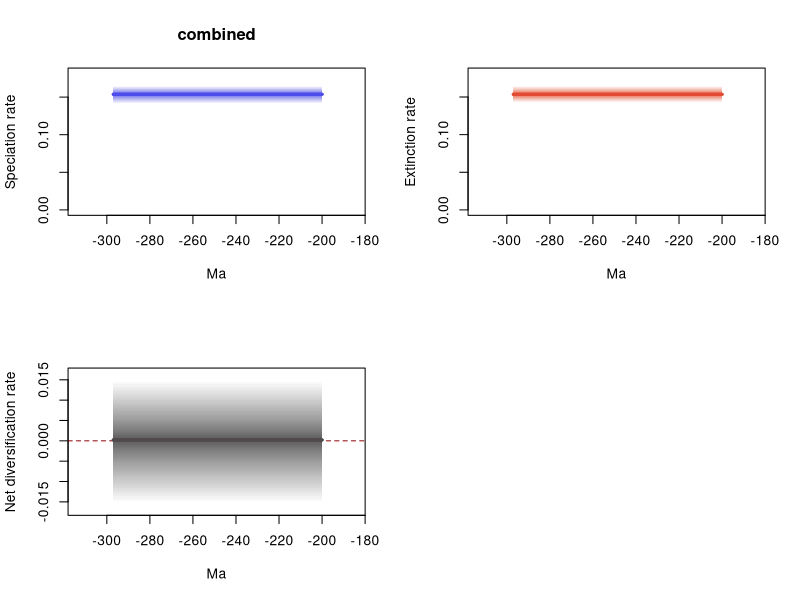

Reproduce this figure in R.
# 1 files combined:
# 	C:\Users\SimoesLabAdmin\Documents\BDNN_Arielli\reptilia\mcmc_predictors\B_covar_mcmc/combined_10_marginal_rates.log

# 95% HPDs calculated using code from Biopy (https://www.cs.auckland.ac.nz/~yhel002/biopy/)

pdf(file='C:/Users/SimoesLabAdmin/Documents/BDNN_Arielli/reptilia/mcmc_predictors/B_covar_mcmc/combined_10_marginal_rates_RTT.pdf',width=10.8, height=8.4)
par(mfrow=c(2,2))
library(scales)
plot_RTT <- function (age,hpd_M,hpd_m,mean_m,color){
    N=100
    beta=(1:(N-1))/N
    alpha_shape=0.25
    cat=1-(beta^(1./alpha_shape))
    for (i in 1:(N-1)){
        trans= 1/N + 2/N
        polygon(c(age, rev(age)), c(hpd_M-((hpd_M-mean_m)*cat[i]), rev(hpd_m+((mean_m-hpd_m)*cat[i]))), col = alpha(color,trans), border = NA)
    }
    lines(rev(age), rev(mean_m), col = color, lwd=3)
}
    
L_hpd_m95=c(NA, NA,NA,NA,NA,NA,NA,NA,NA,NA,NA,NA,NA,NA,NA,NA,NA,NA,NA,NA,NA,NA,NA,NA,NA,NA,NA,NA,NA,NA,NA,NA,NA,NA,NA,NA,NA,NA,NA,NA,NA,NA,NA,NA,NA,NA,NA,NA,NA,NA,NA,NA,NA,NA,NA,NA,NA,NA,NA,NA,NA,NA,NA,NA,NA,NA,NA,NA,NA,NA,NA,NA,NA,NA,NA,NA,NA,NA,NA,NA,NA,NA,NA,NA,NA,NA,NA,NA,NA,NA,NA,NA,NA,NA,NA,NA,NA,NA,NA,NA,NA,NA,NA,NA,NA,NA,NA,NA,NA,NA,NA,NA,NA,NA,NA,NA,NA,NA,NA,NA,NA,NA,NA,NA,NA,NA,NA,NA,NA,NA,NA,NA,NA,NA,NA,NA,NA,NA,NA,NA,NA,NA,NA,NA,NA,NA,NA,NA,NA,NA,NA,NA,NA,NA,NA,NA,NA,NA,NA,NA,NA,NA,NA,NA,NA,NA,NA,NA,NA,NA,NA,NA,NA,NA,NA,NA,NA,NA,NA,NA,NA,NA,NA,NA,NA,NA,NA,NA,NA,NA,NA,NA,NA,NA,NA,NA,NA,NA,NA,NA,0.141296,0.141296,0.141296,0.141296,0.141296,0.141296,0.141296,0.141296,0.141296,0.141296,0.141296,0.141296,0.141296,0.141296,0.141296,0.141296,0.141296,0.141296,0.141296,0.141296,0.141296,0.141296,0.141296,0.141296,0.141296,0.141296,0.141296,0.141296,0.141296,0.141296,0.141296,0.141296,0.141296,0.141296,0.141296,0.141296,0.141296,0.141296,0.141296,0.141296,0.141296,0.141296,0.141296,0.141296,0.141296,0.141296,0.141296,0.141296,0.141296,0.141296,0.141296,0.141296,0.141296,0.141296,0.141296,0.141296,0.141296,0.141296,0.141296,0.141296,0.141296,0.141296,0.141296,0.141296,0.141296,0.141296,0.141296,0.141296,0.141296,0.141296,0.141296,0.141296,0.141296,0.141296,0.141296,0.141296,0.141296,0.141296,0.141296,0.141296,0.141296,0.141296,0.141296,0.141296,0.141296,0.141296,0.141296,0.141296,0.141296,0.141296,0.141296,0.141296,0.141296,0.141296,0.141296,0.141296,0.141296,0.141296)
L_hpd_M95=c(NA, NA,NA,NA,NA,NA,NA,NA,NA,NA,NA,NA,NA,NA,NA,NA,NA,NA,NA,NA,NA,NA,NA,NA,NA,NA,NA,NA,NA,NA,NA,NA,NA,NA,NA,NA,NA,NA,NA,NA,NA,NA,NA,NA,NA,NA,NA,NA,NA,NA,NA,NA,NA,NA,NA,NA,NA,NA,NA,NA,NA,NA,NA,NA,NA,NA,NA,NA,NA,NA,NA,NA,NA,NA,NA,NA,NA,NA,NA,NA,NA,NA,NA,NA,NA,NA,NA,NA,NA,NA,NA,NA,NA,NA,NA,NA,NA,NA,NA,NA,NA,NA,NA,NA,NA,NA,NA,NA,NA,NA,NA,NA,NA,NA,NA,NA,NA,NA,NA,NA,NA,NA,NA,NA,NA,NA,NA,NA,NA,NA,NA,NA,NA,NA,NA,NA,NA,NA,NA,NA,NA,NA,NA,NA,NA,NA,NA,NA,NA,NA,NA,NA,NA,NA,NA,NA,NA,NA,NA,NA,NA,NA,NA,NA,NA,NA,NA,NA,NA,NA,NA,NA,NA,NA,NA,NA,NA,NA,NA,NA,NA,NA,NA,NA,NA,NA,NA,NA,NA,NA,NA,NA,NA,NA,NA,NA,NA,NA,NA,NA,0.164889,0.164889,0.164889,0.164889,0.164889,0.164889,0.164889,0.164889,0.164889,0.164889,0.164889,0.164889,0.164889,0.164889,0.164889,0.164889,0.164889,0.164889,0.164889,0.164889,0.164889,0.164889,0.164889,0.164889,0.164889,0.164889,0.164889,0.164889,0.164889,0.164889,0.164889,0.164889,0.164889,0.164889,0.164889,0.164889,0.164889,0.164889,0.164889,0.164889,0.164889,0.164889,0.164889,0.164889,0.164889,0.164889,0.164889,0.164889,0.164889,0.164889,0.164889,0.164889,0.164889,0.164889,0.164889,0.164889,0.164889,0.164889,0.164889,0.164889,0.164889,0.164889,0.164889,0.164889,0.164889,0.164889,0.164889,0.164889,0.164889,0.164889,0.164889,0.164889,0.164889,0.164889,0.164889,0.164889,0.164889,0.164889,0.164889,0.164889,0.164889,0.164889,0.164889,0.164889,0.164889,0.164889,0.164889,0.164889,0.164889,0.164889,0.164889,0.164889,0.164889,0.164889,0.164889,0.164889,0.164889,0.164889)
M_hpd_m95=c(NA, NA,NA,NA,NA,NA,NA,NA,NA,NA,NA,NA,NA,NA,NA,NA,NA,NA,NA,NA,NA,NA,NA,NA,NA,NA,NA,NA,NA,NA,NA,NA,NA,NA,NA,NA,NA,NA,NA,NA,NA,NA,NA,NA,NA,NA,NA,NA,NA,NA,NA,NA,NA,NA,NA,NA,NA,NA,NA,NA,NA,NA,NA,NA,NA,NA,NA,NA,NA,NA,NA,NA,NA,NA,NA,NA,NA,NA,NA,NA,NA,NA,NA,NA,NA,NA,NA,NA,NA,NA,NA,NA,NA,NA,NA,NA,NA,NA,NA,NA,NA,NA,NA,NA,NA,NA,NA,NA,NA,NA,NA,NA,NA,NA,NA,NA,NA,NA,NA,NA,NA,NA,NA,NA,NA,NA,NA,NA,NA,NA,NA,NA,NA,NA,NA,NA,NA,NA,NA,NA,NA,NA,NA,NA,NA,NA,NA,NA,NA,NA,NA,NA,NA,NA,NA,NA,NA,NA,NA,NA,NA,NA,NA,NA,NA,NA,NA,NA,NA,NA,NA,NA,NA,NA,NA,NA,NA,NA,NA,NA,NA,NA,NA,NA,NA,NA,NA,NA,NA,NA,NA,NA,NA,NA,NA,NA,NA,NA,NA,NA,0.1426,0.1426,0.1426,0.1426,0.1426,0.1426,0.1426,0.1426,0.1426,0.1426,0.1426,0.1426,0.1426,0.1426,0.1426,0.1426,0.1426,0.1426,0.1426,0.1426,0.1426,0.1426,0.1426,0.1426,0.1426,0.1426,0.1426,0.1426,0.1426,0.1426,0.1426,0.1426,0.1426,0.1426,0.1426,0.1426,0.1426,0.1426,0.1426,0.1426,0.1426,0.1426,0.1426,0.1426,0.1426,0.1426,0.1426,0.1426,0.1426,0.1426,0.1426,0.1426,0.1426,0.1426,0.1426,0.1426,0.1426,0.1426,0.1426,0.1426,0.1426,0.1426,0.1426,0.1426,0.1426,0.1426,0.1426,0.1426,0.1426,0.1426,0.1426,0.1426,0.1426,0.1426,0.1426,0.1426,0.1426,0.1426,0.1426,0.1426,0.1426,0.1426,0.1426,0.1426,0.1426,0.1426,0.1426,0.1426,0.1426,0.1426,0.1426,0.1426,0.1426,0.1426,0.1426,0.1426,0.1426,0.1426)
M_hpd_M95=c(NA, NA,NA,NA,NA,NA,NA,NA,NA,NA,NA,NA,NA,NA,NA,NA,NA,NA,NA,NA,NA,NA,NA,NA,NA,NA,NA,NA,NA,NA,NA,NA,NA,NA,NA,NA,NA,NA,NA,NA,NA,NA,NA,NA,NA,NA,NA,NA,NA,NA,NA,NA,NA,NA,NA,NA,NA,NA,NA,NA,NA,NA,NA,NA,NA,NA,NA,NA,NA,NA,NA,NA,NA,NA,NA,NA,NA,NA,NA,NA,NA,NA,NA,NA,NA,NA,NA,NA,NA,NA,NA,NA,NA,NA,NA,NA,NA,NA,NA,NA,NA,NA,NA,NA,NA,NA,NA,NA,NA,NA,NA,NA,NA,NA,NA,NA,NA,NA,NA,NA,NA,NA,NA,NA,NA,NA,NA,NA,NA,NA,NA,NA,NA,NA,NA,NA,NA,NA,NA,NA,NA,NA,NA,NA,NA,NA,NA,NA,NA,NA,NA,NA,NA,NA,NA,NA,NA,NA,NA,NA,NA,NA,NA,NA,NA,NA,NA,NA,NA,NA,NA,NA,NA,NA,NA,NA,NA,NA,NA,NA,NA,NA,NA,NA,NA,NA,NA,NA,NA,NA,NA,NA,NA,NA,NA,NA,NA,NA,NA,NA,0.16472,0.16472,0.16472,0.16472,0.16472,0.16472,0.16472,0.16472,0.16472,0.16472,0.16472,0.16472,0.16472,0.16472,0.16472,0.16472,0.16472,0.16472,0.16472,0.16472,0.16472,0.16472,0.16472,0.16472,0.16472,0.16472,0.16472,0.16472,0.16472,0.16472,0.16472,0.16472,0.16472,0.16472,0.16472,0.16472,0.16472,0.16472,0.16472,0.16472,0.16472,0.16472,0.16472,0.16472,0.16472,0.16472,0.16472,0.16472,0.16472,0.16472,0.16472,0.16472,0.16472,0.16472,0.16472,0.16472,0.16472,0.16472,0.16472,0.16472,0.16472,0.16472,0.16472,0.16472,0.16472,0.16472,0.16472,0.16472,0.16472,0.16472,0.16472,0.16472,0.16472,0.16472,0.16472,0.16472,0.16472,0.16472,0.16472,0.16472,0.16472,0.16472,0.16472,0.16472,0.16472,0.16472,0.16472,0.16472,0.16472,0.16472,0.16472,0.16472,0.16472,0.16472,0.16472,0.16472,0.16472,0.16472)
R_hpd_m95=c(NA, NA,NA,NA,NA,NA,NA,NA,NA,NA,NA,NA,NA,NA,NA,NA,NA,NA,NA,NA,NA,NA,NA,NA,NA,NA,NA,NA,NA,NA,NA,NA,NA,NA,NA,NA,NA,NA,NA,NA,NA,NA,NA,NA,NA,NA,NA,NA,NA,NA,NA,NA,NA,NA,NA,NA,NA,NA,NA,NA,NA,NA,NA,NA,NA,NA,NA,NA,NA,NA,NA,NA,NA,NA,NA,NA,NA,NA,NA,NA,NA,NA,NA,NA,NA,NA,NA,NA,NA,NA,NA,NA,NA,NA,NA,NA,NA,NA,NA,NA,NA,NA,NA,NA,NA,NA,NA,NA,NA,NA,NA,NA,NA,NA,NA,NA,NA,NA,NA,NA,NA,NA,NA,NA,NA,NA,NA,NA,NA,NA,NA,NA,NA,NA,NA,NA,NA,NA,NA,NA,NA,NA,NA,NA,NA,NA,NA,NA,NA,NA,NA,NA,NA,NA,NA,NA,NA,NA,NA,NA,NA,NA,NA,NA,NA,NA,NA,NA,NA,NA,NA,NA,NA,NA,NA,NA,NA,NA,NA,NA,NA,NA,NA,NA,NA,NA,NA,NA,NA,NA,NA,NA,NA,NA,NA,NA,NA,NA,NA,NA,-0.015432,-0.015432,-0.015432,-0.015432,-0.015432,-0.015432,-0.015432,-0.015432,-0.015432,-0.015432,-0.015432,-0.015432,-0.015432,-0.015432,-0.015432,-0.015432,-0.015432,-0.015432,-0.015432,-0.015432,-0.015432,-0.015432,-0.015432,-0.015432,-0.015432,-0.015432,-0.015432,-0.015432,-0.015432,-0.015432,-0.015432,-0.015432,-0.015432,-0.015432,-0.015432,-0.015432,-0.015432,-0.015432,-0.015432,-0.015432,-0.015432,-0.015432,-0.015432,-0.015432,-0.015432,-0.015432,-0.015432,-0.015432,-0.015432,-0.015432,-0.015432,-0.015432,-0.015432,-0.015432,-0.015432,-0.015432,-0.015432,-0.015432,-0.015432,-0.015432,-0.015432,-0.015432,-0.015432,-0.015432,-0.015432,-0.015432,-0.015432,-0.015432,-0.015432,-0.015432,-0.015432,-0.015432,-0.015432,-0.015432,-0.015432,-0.015432,-0.015432,-0.015432,-0.015432,-0.015432,-0.015432,-0.015432,-0.015432,-0.015432,-0.015432,-0.015432,-0.015432,-0.015432,-0.015432,-0.015432,-0.015432,-0.015432,-0.015432,-0.015432,-0.015432,-0.015432,-0.015432,-0.015432)
R_hpd_M95=c(NA, NA,NA,NA,NA,NA,NA,NA,NA,NA,NA,NA,NA,NA,NA,NA,NA,NA,NA,NA,NA,NA,NA,NA,NA,NA,NA,NA,NA,NA,NA,NA,NA,NA,NA,NA,NA,NA,NA,NA,NA,NA,NA,NA,NA,NA,NA,NA,NA,NA,NA,NA,NA,NA,NA,NA,NA,NA,NA,NA,NA,NA,NA,NA,NA,NA,NA,NA,NA,NA,NA,NA,NA,NA,NA,NA,NA,NA,NA,NA,NA,NA,NA,NA,NA,NA,NA,NA,NA,NA,NA,NA,NA,NA,NA,NA,NA,NA,NA,NA,NA,NA,NA,NA,NA,NA,NA,NA,NA,NA,NA,NA,NA,NA,NA,NA,NA,NA,NA,NA,NA,NA,NA,NA,NA,NA,NA,NA,NA,NA,NA,NA,NA,NA,NA,NA,NA,NA,NA,NA,NA,NA,NA,NA,NA,NA,NA,NA,NA,NA,NA,NA,NA,NA,NA,NA,NA,NA,NA,NA,NA,NA,NA,NA,NA,NA,NA,NA,NA,NA,NA,NA,NA,NA,NA,NA,NA,NA,NA,NA,NA,NA,NA,NA,NA,NA,NA,NA,NA,NA,NA,NA,NA,NA,NA,NA,NA,NA,NA,NA,0.015041,0.015041,0.015041,0.015041,0.015041,0.015041,0.015041,0.015041,0.015041,0.015041,0.015041,0.015041,0.015041,0.015041,0.015041,0.015041,0.015041,0.015041,0.015041,0.015041,0.015041,0.015041,0.015041,0.015041,0.015041,0.015041,0.015041,0.015041,0.015041,0.015041,0.015041,0.015041,0.015041,0.015041,0.015041,0.015041,0.015041,0.015041,0.015041,0.015041,0.015041,0.015041,0.015041,0.015041,0.015041,0.015041,0.015041,0.015041,0.015041,0.015041,0.015041,0.015041,0.015041,0.015041,0.015041,0.015041,0.015041,0.015041,0.015041,0.015041,0.015041,0.015041,0.015041,0.015041,0.015041,0.015041,0.015041,0.015041,0.015041,0.015041,0.015041,0.015041,0.015041,0.015041,0.015041,0.015041,0.015041,0.015041,0.015041,0.015041,0.015041,0.015041,0.015041,0.015041,0.015041,0.015041,0.015041,0.015041,0.015041,0.015041,0.015041,0.015041,0.015041,0.015041,0.015041,0.015041,0.015041,0.015041)
L_mean=c(NA, NA,NA,NA,NA,NA,NA,NA,NA,NA,NA,NA,NA,NA,NA,NA,NA,NA,NA,NA,NA,NA,NA,NA,NA,NA,NA,NA,NA,NA,NA,NA,NA,NA,NA,NA,NA,NA,NA,NA,NA,NA,NA,NA,NA,NA,NA,NA,NA,NA,NA,NA,NA,NA,NA,NA,NA,NA,NA,NA,NA,NA,NA,NA,NA,NA,NA,NA,NA,NA,NA,NA,NA,NA,NA,NA,NA,NA,NA,NA,NA,NA,NA,NA,NA,NA,NA,NA,NA,NA,NA,NA,NA,NA,NA,NA,NA,NA,NA,NA,NA,NA,NA,NA,NA,NA,NA,NA,NA,NA,NA,NA,NA,NA,NA,NA,NA,NA,NA,NA,NA,NA,NA,NA,NA,NA,NA,NA,NA,NA,NA,NA,NA,NA,NA,NA,NA,NA,NA,NA,NA,NA,NA,NA,NA,NA,NA,NA,NA,NA,NA,NA,NA,NA,NA,NA,NA,NA,NA,NA,NA,NA,NA,NA,NA,NA,NA,NA,NA,NA,NA,NA,NA,NA,NA,NA,NA,NA,NA,NA,NA,NA,NA,NA,NA,NA,NA,NA,NA,NA,NA,NA,NA,NA,NA,NA,NA,NA,NA,NA,0.153767673,0.153767673,0.153767673,0.153767673,0.153767673,0.153767673,0.153767673,0.153767673,0.153767673,0.153767673,0.153767673,0.153767673,0.153767673,0.153767673,0.153767673,0.153767673,0.153767673,0.153767673,0.153767673,0.153767673,0.153767673,0.153767673,0.153767673,0.153767673,0.153767673,0.153767673,0.153767673,0.153767673,0.153767673,0.153767673,0.153767673,0.153767673,0.153767673,0.153767673,0.153767673,0.153767673,0.153767673,0.153767673,0.153767673,0.153767673,0.153767673,0.153767673,0.153767673,0.153767673,0.153767673,0.153767673,0.153767673,0.153767673,0.153767673,0.153767673,0.153767673,0.153767673,0.153767673,0.153767673,0.153767673,0.153767673,0.153767673,0.153767673,0.153767673,0.153767673,0.153767673,0.153767673,0.153767673,0.153767673,0.153767673,0.153767673,0.153767673,0.153767673,0.153767673,0.153767673,0.153767673,0.153767673,0.153767673,0.153767673,0.153767673,0.153767673,0.153767673,0.153767673,0.153767673,0.153767673,0.153767673,0.153767673,0.153767673,0.153767673,0.153767673,0.153767673,0.153767673,0.153767673,0.153767673,0.153767673,0.153767673,0.153767673,0.153767673,0.153767673,0.153767673,0.153767673,0.153767673,0.153767673)
M_mean=c(NA, NA,NA,NA,NA,NA,NA,NA,NA,NA,NA,NA,NA,NA,NA,NA,NA,NA,NA,NA,NA,NA,NA,NA,NA,NA,NA,NA,NA,NA,NA,NA,NA,NA,NA,NA,NA,NA,NA,NA,NA,NA,NA,NA,NA,NA,NA,NA,NA,NA,NA,NA,NA,NA,NA,NA,NA,NA,NA,NA,NA,NA,NA,NA,NA,NA,NA,NA,NA,NA,NA,NA,NA,NA,NA,NA,NA,NA,NA,NA,NA,NA,NA,NA,NA,NA,NA,NA,NA,NA,NA,NA,NA,NA,NA,NA,NA,NA,NA,NA,NA,NA,NA,NA,NA,NA,NA,NA,NA,NA,NA,NA,NA,NA,NA,NA,NA,NA,NA,NA,NA,NA,NA,NA,NA,NA,NA,NA,NA,NA,NA,NA,NA,NA,NA,NA,NA,NA,NA,NA,NA,NA,NA,NA,NA,NA,NA,NA,NA,NA,NA,NA,NA,NA,NA,NA,NA,NA,NA,NA,NA,NA,NA,NA,NA,NA,NA,NA,NA,NA,NA,NA,NA,NA,NA,NA,NA,NA,NA,NA,NA,NA,NA,NA,NA,NA,NA,NA,NA,NA,NA,NA,NA,NA,NA,NA,NA,NA,NA,NA,0.153538665,0.153538665,0.153538665,0.153538665,0.153538665,0.153538665,0.153538665,0.153538665,0.153538665,0.153538665,0.153538665,0.153538665,0.153538665,0.153538665,0.153538665,0.153538665,0.153538665,0.153538665,0.153538665,0.153538665,0.153538665,0.153538665,0.153538665,0.153538665,0.153538665,0.153538665,0.153538665,0.153538665,0.153538665,0.153538665,0.153538665,0.153538665,0.153538665,0.153538665,0.153538665,0.153538665,0.153538665,0.153538665,0.153538665,0.153538665,0.153538665,0.153538665,0.153538665,0.153538665,0.153538665,0.153538665,0.153538665,0.153538665,0.153538665,0.153538665,0.153538665,0.153538665,0.153538665,0.153538665,0.153538665,0.153538665,0.153538665,0.153538665,0.153538665,0.153538665,0.153538665,0.153538665,0.153538665,0.153538665,0.153538665,0.153538665,0.153538665,0.153538665,0.153538665,0.153538665,0.153538665,0.153538665,0.153538665,0.153538665,0.153538665,0.153538665,0.153538665,0.153538665,0.153538665,0.153538665,0.153538665,0.153538665,0.153538665,0.153538665,0.153538665,0.153538665,0.153538665,0.153538665,0.153538665,0.153538665,0.153538665,0.153538665,0.153538665,0.153538665,0.153538665,0.153538665,0.153538665,0.153538665)
R_mean=c(NA, NA,NA,NA,NA,NA,NA,NA,NA,NA,NA,NA,NA,NA,NA,NA,NA,NA,NA,NA,NA,NA,NA,NA,NA,NA,NA,NA,NA,NA,NA,NA,NA,NA,NA,NA,NA,NA,NA,NA,NA,NA,NA,NA,NA,NA,NA,NA,NA,NA,NA,NA,NA,NA,NA,NA,NA,NA,NA,NA,NA,NA,NA,NA,NA,NA,NA,NA,NA,NA,NA,NA,NA,NA,NA,NA,NA,NA,NA,NA,NA,NA,NA,NA,NA,NA,NA,NA,NA,NA,NA,NA,NA,NA,NA,NA,NA,NA,NA,NA,NA,NA,NA,NA,NA,NA,NA,NA,NA,NA,NA,NA,NA,NA,NA,NA,NA,NA,NA,NA,NA,NA,NA,NA,NA,NA,NA,NA,NA,NA,NA,NA,NA,NA,NA,NA,NA,NA,NA,NA,NA,NA,NA,NA,NA,NA,NA,NA,NA,NA,NA,NA,NA,NA,NA,NA,NA,NA,NA,NA,NA,NA,NA,NA,NA,NA,NA,NA,NA,NA,NA,NA,NA,NA,NA,NA,NA,NA,NA,NA,NA,NA,NA,NA,NA,NA,NA,NA,NA,NA,NA,NA,NA,NA,NA,NA,NA,NA,NA,NA,0.000229031,0.000229031,0.000229031,0.000229031,0.000229031,0.000229031,0.000229031,0.000229031,0.000229031,0.000229031,0.000229031,0.000229031,0.000229031,0.000229031,0.000229031,0.000229031,0.000229031,0.000229031,0.000229031,0.000229031,0.000229031,0.000229031,0.000229031,0.000229031,0.000229031,0.000229031,0.000229031,0.000229031,0.000229031,0.000229031,0.000229031,0.000229031,0.000229031,0.000229031,0.000229031,0.000229031,0.000229031,0.000229031,0.000229031,0.000229031,0.000229031,0.000229031,0.000229031,0.000229031,0.000229031,0.000229031,0.000229031,0.000229031,0.000229031,0.000229031,0.000229031,0.000229031,0.000229031,0.000229031,0.000229031,0.000229031,0.000229031,0.000229031,0.000229031,0.000229031,0.000229031,0.000229031,0.000229031,0.000229031,0.000229031,0.000229031,0.000229031,0.000229031,0.000229031,0.000229031,0.000229031,0.000229031,0.000229031,0.000229031,0.000229031,0.000229031,0.000229031,0.000229031,0.000229031,0.000229031,0.000229031,0.000229031,0.000229031,0.000229031,0.000229031,0.000229031,0.000229031,0.000229031,0.000229031,0.000229031,0.000229031,0.000229031,0.000229031,0.000229031,0.000229031,0.000229031,0.000229031,0.000229031)
trans=0.5
age=(0:(298-1))* -1
plot(age,age,type = 'n', ylim = c(0, 0.18137790000000004), xlim = c(-312.9,-185.1), ylab = 'Speciation rate', xlab = 'Ma',main='combined' )
plot_RTT(age,L_hpd_M95,L_hpd_m95,L_mean,"#4c4cec")
lines(rev(age), rev(L_mean), col = "#4c4cec", lwd=3)
plot(age,age,type = 'n', ylim = c(0, 0.18119200000000002), xlim = c(-312.9,-185.1), ylab = 'Extinction rate', xlab = 'Ma' )
plot_RTT(age,M_hpd_M95,M_hpd_m95,M_mean,"#e34a33")
lines(rev(age), rev(M_mean), col = "#e34a33", lwd=3)
plot(age,age,type = 'n', ylim = c(-0.0169752, 0.016545100000000004), xlim = c(-312.9,-185.1), ylab = 'Net diversification rate', xlab = 'Ma' )
abline(h=0,lty=2,col="darkred")
plot_RTT(age,R_hpd_M95,R_hpd_m95,R_mean,"#504A4B")
lines(rev(age), rev(R_mean), col = "#504A4B", lwd=3)
n <- dev.off()
